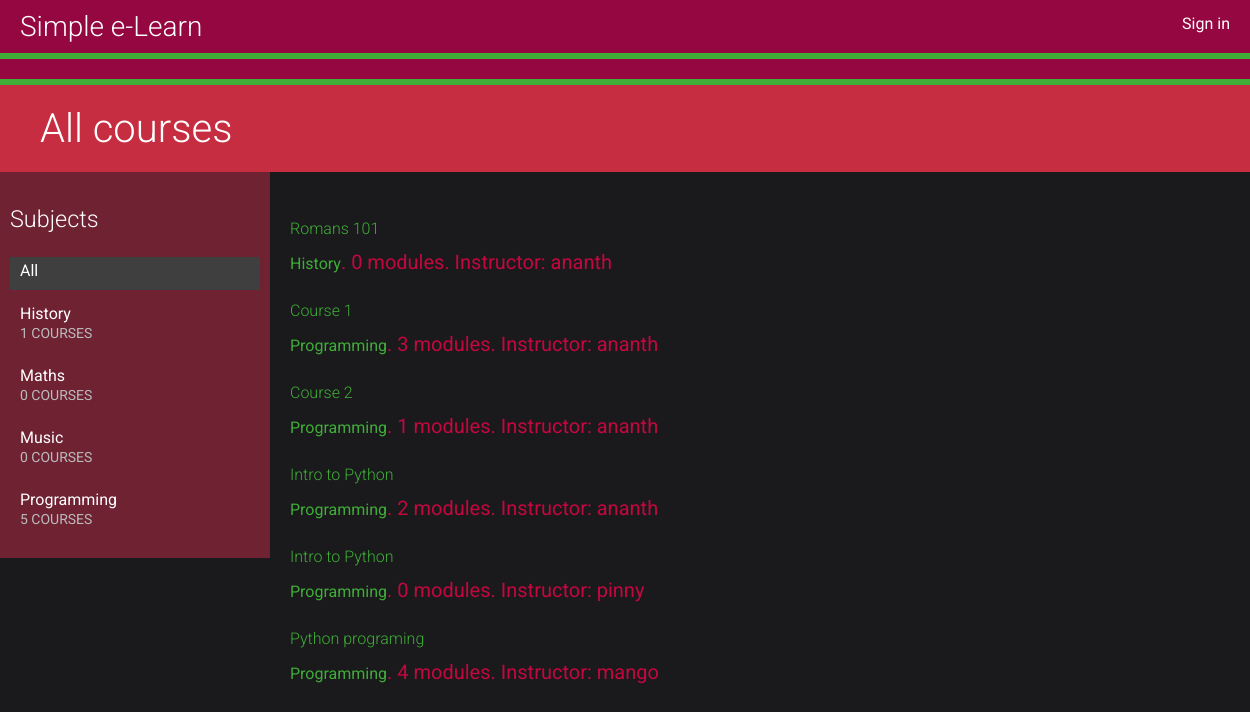
The page / on the database its author committed.
### courses/models.py (models this page shows, shortened)
class Subject(models.Model):
	title = models.CharField(max_length=200)
	slug = models.SlugField(max_length=200, unique=True)
	class Meta:
		ordering = ('title',)
	def __str__(self):
		return self.title

class Course(models.Model):
	owner = models.ForeignKey(User,related_name='courses_created', on_delete=models.CASCADE)
	subject = models.ForeignKey(Subject,related_name='courses', on_delete=models.CASCADE)
	title = models.CharField(max_length=200)
	slug = models.SlugField(max_length=200, unique=True)
	overview = models.TextField()
	created = models.DateTimeField(auto_now_add=True)
	students = models.ManyToManyField(User,related_name='courses_joined',blank=True)
	class Meta:
		ordering = ('-created',)

### courses/views.py (the view)
# urls.py: url(r'^subject/(?P<subject>[\w-]+)/$',views.CourseListView.as_view(),name='course_list_subject'),
class CourseListView(TemplateResponseMixin, View):
	model = Course
	template_name = 'courses/course/list.html'
	def get(self, request, subject=None):
		subjects = Subject.objects.annotate(total_courses=Count('courses'))
		courses = Course.objects.annotate(total_modules=Count('modules'))
		if subject:
			subject = get_object_or_404(Subject, slug=subject)
			courses = courses.filter(subject=subject)
		return self.render_to_response({'subjects': subjects,'subject': subject,'courses': courses})

### courses/templates/courses/course/list.html (shortened to what this page needs)
{% extends "base.html" %}
{% block content %}
    <h1>
        {% if subject %}
            {{ subject.title }} courses
        {% else %}
            All courses
        {% endif %}
    </h1>
    <div class="contents">
        <h3>Subjects</h3>
        <ul id="modules">
            <li {% if not subject %}class="selected"{% endif %}>
                <a href="{% url "course_list" %}">All</a>
            </li>
            {% for s in subjects %}
                <li {% if subject == s %}class="selected"{% endif %}>
                    <a href="{% url "course_list_subject" s.slug %}">
                        {{ s.title }}
                        <br><span>{{ s.total_courses }} courses</span>
                    </a>
                </li>
            {% endfor %}
        </ul>
    </div>
    <div class="module">
        {% for course in courses %}
            {% with subject=course.subject %}
                <h3><a href="{% url "course_detail" course.slug %}">{{ course.title }}</a></h3>
                <p>
                    <a href="{% url "course_list_subject" subject.slug %}">{{ subject }}</a>.
                    {{ course.total_modules }} modules.
                    Instructor: {{ course.owner.get_full_name }}
                </p>
            {% endwith %}
        {% endfor %}
    </div>
{% endblock %}

### courses/static/css/base.css (style rules this page uses)
body { margin:0; font-family:'Roboto', sans-serif; font-weight:400; color:#C3073F; background:#1A1A1D; font-size: 20px; }
a { color:#3fad37; text-decoration:none; font-size: 16px; }
h1, h2, h3, h4, h5, h6 { font-family:'Roboto', sans-serif; font-weight:300; }
h1 { background:#C72D40; width:100%; overflow:auto; padding:20px 0 20px 40px; margin:0; color:#FFF; }
.module { overflow:auto; }
.module h3 { margin:30px 0 0; padding:0; width:100%; }
.module p { margin:10px 0 20px; width:100%; float:left; }
.contents { width:20%; padding:10px; float:left; background:#6F2232; color: #fff; font-family:'Roboto', sans-serif; }
.contents ul { list-style:none; margin:0; padding:0; }
.contents ul li { margin:0 0 10px 0; padding:4px 10px 10px; overflow:auto; }
.contents ul li.selected { background:#3f3f3f; }
.contents ul span { text-transform:uppercase; color:#bbb; font-size:14px; }
.contents ul a { display:block; color:#fff; text-decoration:none; }
.module { padding:10px 20px; float:left; }

### rows shown on the page
Subject: title "History", total_courses "1"
Subject: title "Maths", total_courses "0"
Subject: title "Music", total_courses "0"
Subject: title "Programming", total_courses "5"
Course: title "Romans 101", subject "History", total_modules "0", owner.get_full_name "ananth"
Course: title "Course 1", subject "Programming", total_modules "3", owner.get_full_name "ananth"
Course: title "Course 2", subject "Programming", total_modules "1", owner.get_full_name "ananth"
Course: title "Intro to Python", subject "Programming", total_modules "2", owner.get_full_name "ananth"
Course: title "Intro to Python", subject "Programming", total_modules "0", owner.get_full_name "pinny"
Course: title "Python programing", subject "Programming", total_modules "4", owner.get_full_name "mango"
